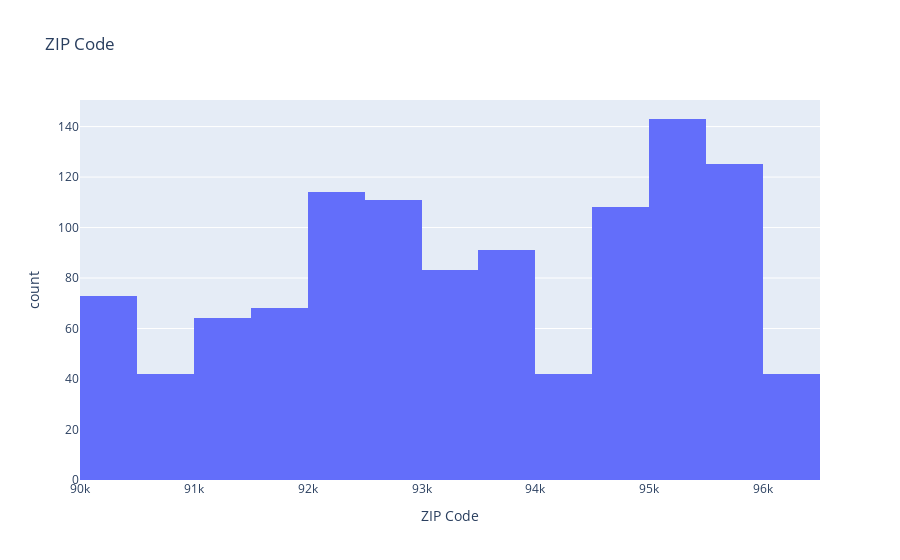
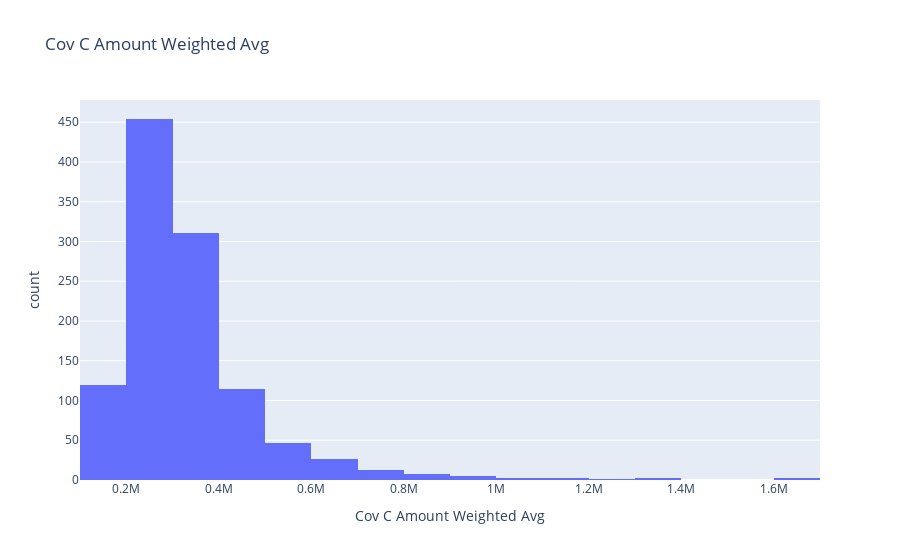
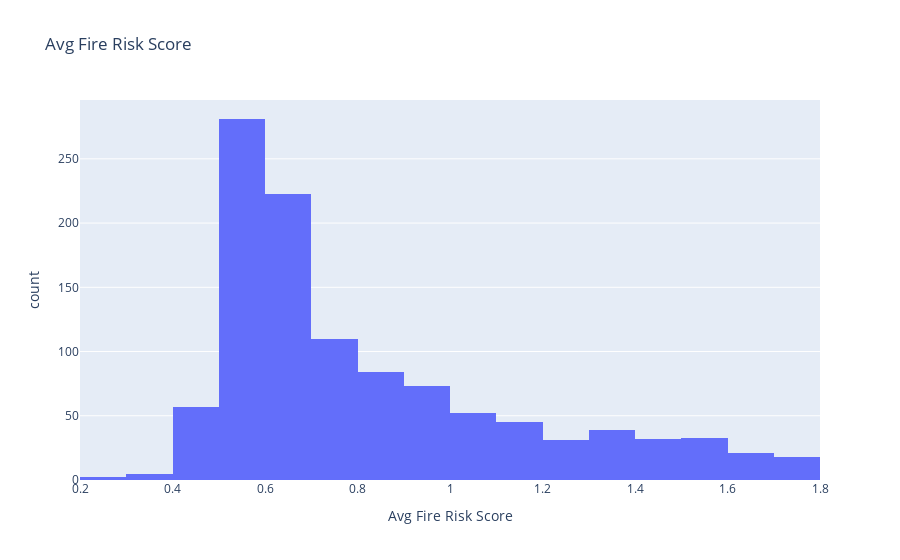
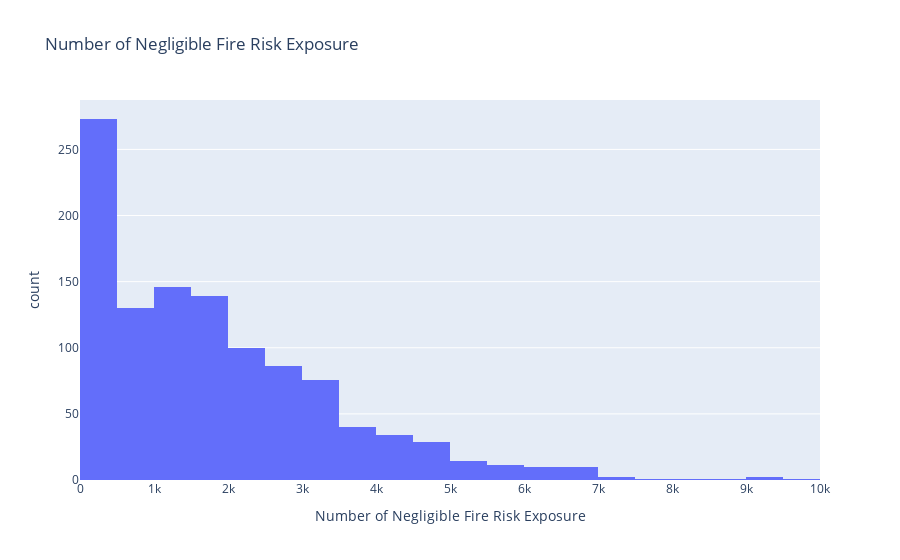

The code cell stored with these charts, in order, in its notebook:
### Code cell
import ppscore as pps
import plotly.express as px
import numpy as np
import importlib
import feature_engineering
importlib.reload(feature_engineering)
from feature_engineering import feature_stats_histogram


target = "Avg Premium 2021"
column =target
for column in df.columns:
    stats_dict = feature_stats_histogram(df,column, target)

### Figure 1 — Plotly figure (JSON) as saved in the notebook; plotly's stock layout.template omitted (floating-point values rounded to 4 significant figures; data arrays with more than 128 entries replaced by an {"elided": "..."} marker saying what was removed)
{"data": [{"alignmentgroup": "True", "bingroup": "x", "hovertemplate": "ZIP Code=%{x}<br>count=%{y}<extra></extra>", "legendgroup": "", "marker": {"color": "#636efa", "pattern": {"shape": ""}}, "name": "", "nbinsx": 20, "offsetgroup": "", "orientation": "v", "showlegend": false, "type": "histogram", "x": {"elided": "1106 int values"}, "xaxis": "x", "yaxis": "y"}], "layout": {"barmode": "relative", "legend": {"tracegroupgap": 0}, "title": {"text": "ZIP Code"}, "xaxis": {"anchor": "y", "domain": [0, 1], "title": {"text": "ZIP Code"}}, "yaxis": {"anchor": "x", "domain": [0, 1], "title": {"text": "count"}}}}

### Figure 2 — Plotly figure (JSON) as saved in the notebook; plotly's stock layout.template omitted (floating-point values rounded to 4 significant figures; data arrays with more than 128 entries replaced by an {"elided": "..."} marker saying what was removed)
{"data": [{"alignmentgroup": "True", "bingroup": "x", "hovertemplate": "Cov C Amount Weighted Avg=%{x}<br>count=%{y}<extra></extra>", "legendgroup": "", "marker": {"color": "#636efa", "pattern": {"shape": ""}}, "name": "", "nbinsx": 20, "offsetgroup": "", "orientation": "v", "showlegend": false, "type": "histogram", "x": {"elided": "1106 float values"}, "xaxis": "x", "yaxis": "y"}], "layout": {"barmode": "relative", "legend": {"tracegroupgap": 0}, "title": {"text": "Cov C Amount Weighted Avg"}, "xaxis": {"anchor": "y", "domain": [0, 1], "title": {"text": "Cov C Amount Weighted Avg"}}, "yaxis": {"anchor": "x", "domain": [0, 1], "title": {"text": "count"}}}}

### Figure 3 — Plotly figure (JSON) as saved in the notebook; plotly's stock layout.template omitted (floating-point values rounded to 4 significant figures; data arrays with more than 128 entries replaced by an {"elided": "..."} marker saying what was removed)
{"data": [{"alignmentgroup": "True", "bingroup": "x", "hovertemplate": "Avg Fire Risk Score=%{x}<br>count=%{y}<extra></extra>", "legendgroup": "", "marker": {"color": "#636efa", "pattern": {"shape": ""}}, "name": "", "nbinsx": 20, "offsetgroup": "", "orientation": "v", "showlegend": false, "type": "histogram", "x": {"elided": "1106 float values"}, "xaxis": "x", "yaxis": "y"}], "layout": {"barmode": "relative", "legend": {"tracegroupgap": 0}, "title": {"text": "Avg Fire Risk Score"}, "xaxis": {"anchor": "y", "domain": [0, 1], "title": {"text": "Avg Fire Risk Score"}}, "yaxis": {"anchor": "x", "domain": [0, 1], "title": {"text": "count"}}}}

### Figure 4 — Plotly figure (JSON) as saved in the notebook; plotly's stock layout.template omitted (floating-point values rounded to 4 significant figures; data arrays with more than 128 entries replaced by an {"elided": "..."} marker saying what was removed)
{"data": [{"alignmentgroup": "True", "bingroup": "x", "hovertemplate": "Number of Negligible Fire Risk Exposure=%{x}<br>count=%{y}<extra></extra>", "legendgroup": "", "marker": {"color": "#636efa", "pattern": {"shape": ""}}, "name": "", "nbinsx": 20, "offsetgroup": "", "orientation": "v", "showlegend": false, "type": "histogram", "x": {"elided": "1106 int values"}, "xaxis": "x", "yaxis": "y"}], "layout": {"barmode": "relative", "legend": {"tracegroupgap": 0}, "title": {"text": "Number of Negligible Fire Risk Exposure"}, "xaxis": {"anchor": "y", "domain": [0, 1], "title": {"text": "Number of Negligible Fire Risk Exposure"}}, "yaxis": {"anchor": "x", "domain": [0, 1], "title": {"text": "count"}}}}
